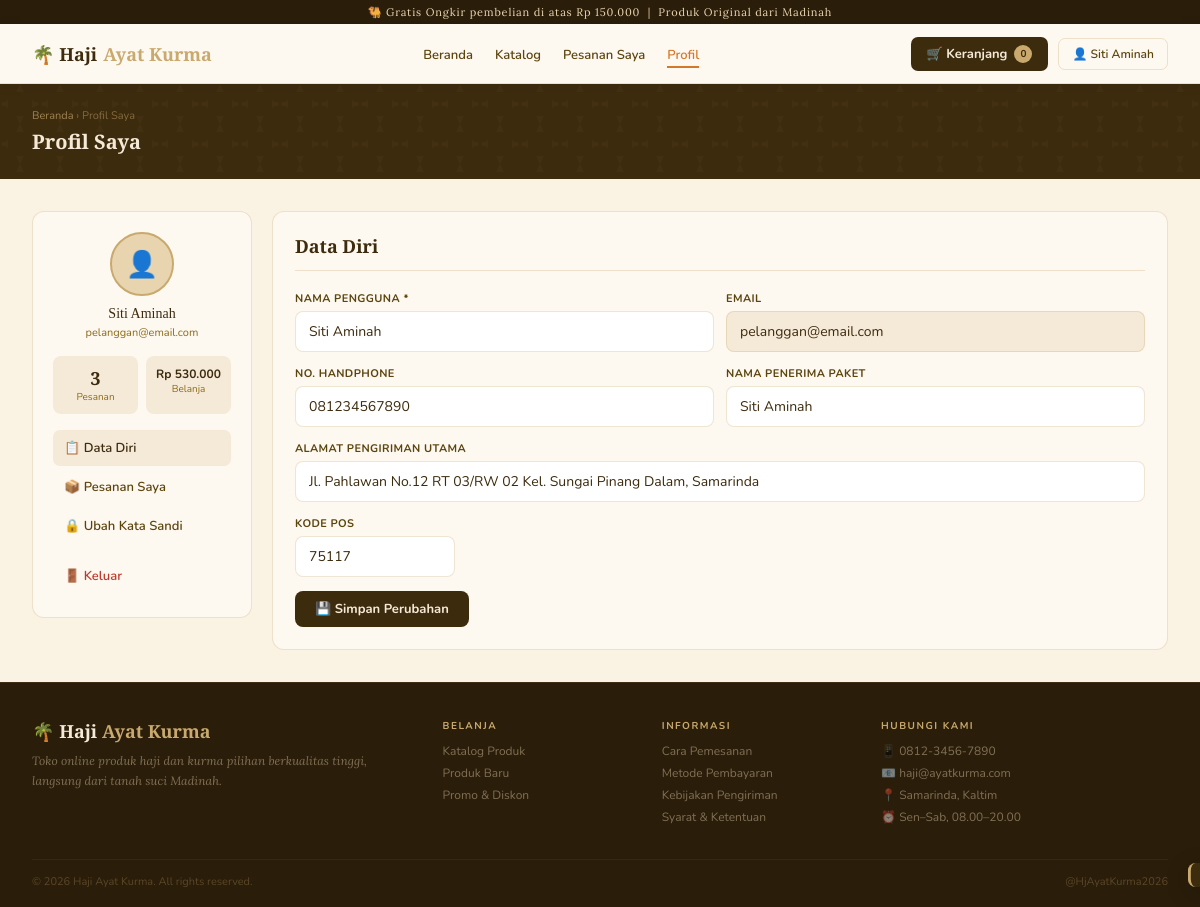
The app's page /profile (signed in) with its own data.
### tables this page shows
CREATE TABLE IF NOT EXISTS pelanggan (
    id INT AUTO_INCREMENT PRIMARY KEY,
    nama_pengguna VARCHAR(100) NOT NULL,
    email VARCHAR(150) NOT NULL UNIQUE,
    password VARCHAR(255) NOT NULL,
    nama_penerima VARCHAR(100),
    no_hp VARCHAR(20),
    alamat TEXT,
    kode_pos VARCHAR(10),
    created_at TIMESTAMP DEFAULT CURRENT_TIMESTAMP
);

### app/controllers/Profile.php (called while the page is built, shortened)
<?php
class Profile extends Controller {
    public function index() {
        $pelangganModel = $this->model('m_pelanggan');
        $pelanggan = $pelangganModel->getPelangganById($_SESSION['pelanggan_id']);
        $activeTab = isset($_GET['tab']) ? trim($_GET['tab']) : 'profil';
        $data['pageTitle'] = 'Profil Saya';
        $data['nav_aktif'] = 'profile';
        $data['pelanggan'] = $pelanggan;
        $data['activeTab'] = in_array($activeTab, ['profil', 'password'], true) ? $activeTab : 'profil';
        $data['totalPesanan'] = 0;
        $data['totalBelanja'] = 0;
        $pesananModel = $this->model('m_pesanan');
        $statusCounts = $pesananModel->getStatusCountsByPelanggan($_SESSION['pelanggan_id']);
        $data['totalPesanan'] = array_sum($statusCounts);
        $pesananList = $pesananModel->getPesananByPelanggan($_SESSION['pelanggan_id']);
        foreach ($pesananList as $item) {
            $data['totalBelanja'] += (float)$item['total'];
        }
        $this->view('profile/index', $data);
    }
}

### app/core/App.php (called while the page is built, shortened)
<?php
class App {
    protected $method     = 'index';
    public function __construct() {
        $url = $this->parseURL();
        $is_admin = (isset($url[0]) && strtolower($url[0]) === 'admin');
        if ($is_admin) {
            array_shift($url);
            $controllerName = !empty($url) ? ucfirst($url[0]) : 'Dashboard';
            array_shift($url);
            $file = APP_PATH . '/controllers/Admin/' . $controllerName . '.php';
        } else {
            array_shift($url);
        }
        $this->controller = new $controllerName();
        $this->params = array_values($url);
        call_user_func_array([$this->controller, $this->method], $this->params);
    }
    public function parseURL() {
        if (isset($_GET['url'])) {
            $url = rtrim($_GET['url'], '/');
            return explode('/', filter_var($url, FILTER_SANITIZE_URL));
        }
        return [];
    }
}

### public/index.php (called while the page is built, shortened)
<?php
if (file_exists(__DIR__ . '/../config/config.php')) {
    require_once __DIR__ . '/../config/config.php';
}
if (class_exists('App')) {
    new App();
} else {
    die("Sistem gagal memuat kelas App. Pastikan app/core/App.php ada.");
}

### app/models/m_pelanggan.php (called while the page is built, shortened)
<?php
class m_pelanggan {
    private $table = 'pelanggan';
    private $db;
    public function __construct() {
        $this->db = getDB();
    }
    public function getPelangganById($id) {
        $stmt = $this->db->prepare("SELECT id, nama_pengguna, email, no_hp, nama_penerima, alamat, kode_pos, created_at FROM {$this->table} WHERE id = ?");
        $stmt->execute([(int)$id]);
        return $stmt->fetch();
    }
}

### config/config.php (called while the page is built, shortened)
<?php
function getDB() {
    static $pdo = null;
    if ($pdo === null) {
        try {
            $pdo = new PDO(
                'mysql:host=' . DB_HOST . ';dbname=' . DB_NAME . ';charset=utf8mb4',
                DB_USER,
                DB_PASS,
                [
                    PDO::ATTR_ERRMODE            => PDO::ERRMODE_EXCEPTION,
                    PDO::ATTR_DEFAULT_FETCH_MODE => PDO::FETCH_ASSOC,
                ]
            );
        } catch (PDOException $e) {
            die('<div style="font-family:sans-serif;padding:30px;text-align:center;">
                <h3>&#9888;&#65039; Koneksi Database Gagal</h3>
                <p>Pastikan MySQL XAMPP sudah aktif dan database <strong>' . DB_NAME . '</strong> sudah dibuat.</p>
                <small style="color:#999">Error: ' . htmlspecialchars($e->getMessage()) . '</small>
            </div>');
        }
    }
    return $pdo;
}

### app/views/profile/index.php (the view, shortened to what this page needs)
<div class="page-header">
  <div class="breadcrumb"><a href="<?= BASEURL; ?>">Beranda</a> › Profil Saya</div>
  <h1>Profil Saya</h1>
</div>
<div class="profile-layout">
  <div class="profile-sidebar">
    <div class="p-avatar">👤</div>
    <div class="p-name"><?= htmlspecialchars($data['pelanggan']['nama_pengguna']) ?></div>
    <div class="p-email"><?= htmlspecialchars($data['pelanggan']['email']) ?></div>
    <div style="display:flex;gap:8px;margin-bottom:16px;">
      <div style="flex:1;background:var(--sand-lightest);border-radius:8px;padding:10px;text-align:center;">
        <div style="font-family:'Playfair Display',serif;font-size:18px;font-weight:700;color:var(--brown-dark);">
          <?= (int)($data['totalPesanan'] ?? 0) ?>
        </div>
        <div style="font-size:10px;color:var(--text-light);">Pesanan</div>
      </div>
      <div style="flex:1;background:var(--sand-lightest);border-radius:8px;padding:10px;text-align:center;">
        <div style="font-size:12px;font-weight:700;color:var(--brown-dark);">
          Rp <?= number_format($data['totalBelanja'] ?? 0, 0, ',', '.'); ?>
        </div>
        <div style="font-size:10px;color:var(--text-light);">Belanja</div>
      </div>
    </div>
    <?php $activeTab = $data['activeTab'] ?? 'profil'; ?>
    <ul class="p-menu">
      <li class="<?= $activeTab === 'profil' ? 'active' : '' ?>" onclick="window.location='<?= BASEURL; ?>profile?tab=profil'">📋 Data Diri</li>
      <li onclick="window.location='<?= BASEURL; ?>orders'">📦 Pesanan Saya</li>
      <li class="<?= $activeTab === 'password' ? 'active' : '' ?>" onclick="window.location='<?= BASEURL; ?>profile?tab=password'">🔒 Ubah Kata Sandi</li>
      <li onclick="openModal('logoutModal')" style="color:#c0392b;margin-top:14px;">🚪 Keluar</li>
    </ul>
  </div>
  <div class="profile-content">
    <?php if ($activeTab === 'profil'): ?>
      <h2>Data Diri</h2>
      <form method="POST" action="<?= BASEURL; ?>profile/update">
        <div class="form-row">
          <div class="form-group">
            <label>Nama Pengguna *</label>
            <input type="text" name="nama_pengguna" class="form-control"
                   value="<?= htmlspecialchars($data['pelanggan']['nama_pengguna']) ?>" required>
          </div>
          <div class="form-group">
            <label>Email</label>
            <input type="email" class="form-control" value="<?= htmlspecialchars($data['pelanggan']['email']) ?>" disabled
                   style="background:var(--sand-lightest);cursor:not-allowed;">
          </div>
        </div>
        <div class="form-row">
          <div class="form-group">
            <label>No. Handphone</label>
            <input type="tel" name="no_hp" class="form-control"
                   value="<?= htmlspecialchars($data['pelanggan']['no_hp'] ?? '') ?>" placeholder="0812-xxxx-xxxx">
          </div>
          <div class="form-group">
            <label>Nama Penerima Paket</label>
            <input type="text" name="nama_penerima" class="form-control"
                   value="<?= htmlspecialchars($data['pelanggan']['nama_penerima'] ?? '') ?>" placeholder="Nama penerima">
          </div>
        </div>
        <div class="form-group">
          <label>Alamat Pengiriman Utama</label>
          <input type="text" name="alamat" class="form-control"
                 value="<?= htmlspecialchars($data['pelanggan']['alamat'] ?? '') ?>"
                 placeholder="Jl. nama jalan, no. rumah, RT/RW, kelurahan, kota">
        </div>
        <div class="form-group">
          <label>Kode Pos</label>
          <input type="text" name="kode_pos" class="form-control" style="max-width:160px;"
                 value="<?= htmlspecialchars($data['pelanggan']['kode_pos'] ?? '') ?>" placeholder="75xxx">
        </div>
        <button type="submit" class="btn btn-primary">💾 Simpan Perubahan</button>
      </form>
    <?php endif; ?>
  </div>
</div>

### public/css/customer.css (style rules this page uses)
:root { --sand-lightest:#f5ead8; --sand-light:#e8d5b0; --sand-mid:#c9a96e; --sand-dark:#8b6914; --brown-dark:#3d2b0e; --brown-bg:#2a1d0a; --cream:#faf3e4; --text-dark:#2a1d0a; --text-mid:#5c440e; --text-light:#8b6914; --accent-gold:#c9a96e; --accent-warm:#d4782a; --white-warm:#fdf8f0; --border-sand:rgba(201,169,110,.3); --nav-h:60px; }
* { margin:0;padding:0;box-sizing:border-box; }
body { font-family:'Nunito',sans-serif;background:var(--cream);color:var(--text-dark); }
a { text-decoration:none;color:inherit; }
.btn { display:inline-flex;align-items:center;gap:6px;padding:9px 20px;border-radius:8px;font-size:13px;font-weight:700;font-family:'Nunito',sans-serif;border:none;cursor:pointer;transition:all .2s;text-decoration:none; }
.btn-primary { background:var(--brown-dark);color:var(--sand-lightest); }
.form-group { margin-bottom:14px; }
.form-group label { display:block;font-size:11px;font-weight:700;color:var(--text-mid);margin-bottom:5px;text-transform:uppercase;letter-spacing:.4px; }
.form-control { width:100%;padding:10px 13px;border:1px solid var(--border-sand);border-radius:8px;font-size:14px;font-family:'Nunito',sans-serif;background:white;color:var(--brown-dark);outline:none;transition:border-color .2s; }
.form-row { display:grid;grid-template-columns:1fr 1fr;gap:12px; }
.page-header { background:var(--brown-dark);padding:24px 32px;position:relative;overflow:hidden; }
.page-header::before { content:'';position:absolute;inset:0;opacity:.04;}
.page-header h1 { font-family:'Playfair Display',serif;font-size:20px;color:var(--sand-lightest);position:relative; }
.breadcrumb { font-size:11px;color:rgba(201,169,110,.5);position:relative;margin-bottom:5px; }
.breadcrumb a { color:rgba(201,169,110,.7); }
.profile-layout { display:grid;grid-template-columns:220px 1fr;gap:20px;padding:32px; }
.profile-sidebar { background:var(--white-warm);border:1px solid var(--border-sand);border-radius:12px;padding:20px;height:fit-content; }
.p-avatar { width:64px;height:64px;background:var(--sand-light);border-radius:50%;display:flex;align-items:center;justify-content:center;font-size:26px;margin:0 auto 10px;border:2px solid var(--accent-gold); }
.p-name { text-align:center;font-family:'Playfair Display',serif;font-size:14px;color:var(--brown-dark);margin-bottom:3px; }
.p-email { text-align:center;font-size:11px;color:var(--text-light);margin-bottom:16px; }
.p-menu { list-style:none; }
.p-menu li { padding:9px 11px;border-radius:7px;cursor:pointer;font-size:13px;color:var(--text-mid);transition:all .2s;font-weight:600;display:flex;align-items:center;gap:7px;margin-bottom:3px; }
.p-menu li:hover,.p-menu li.active { background:var(--sand-lightest);color:var(--brown-dark); }
.profile-content { background:var(--white-warm);border:1px solid var(--border-sand);border-radius:12px;padding:22px; }
.profile-content h2 { font-family:'Playfair Display',serif;font-size:18px;color:var(--brown-dark);margin-bottom:20px;padding-bottom:12px;border-bottom:1px solid var(--border-sand); }

### records on screen
pelanggan: nama_pengguna "Siti Aminah", email "pelanggan@email.com", no_hp "081234567890", nama_penerima "Siti Aminah", alamat "Jl. Pahlawan No.12 RT 03/RW 02 Kel. Sungai Pinang Dalam, Samarinda", kode_pos "75117"

### other values on screen
$cartCount "0"
$_SESSION['pelanggan_nama'] "Siti Aminah"
$data['totalPesanan'] "3"
$data['totalBelanja'] "530.000"
